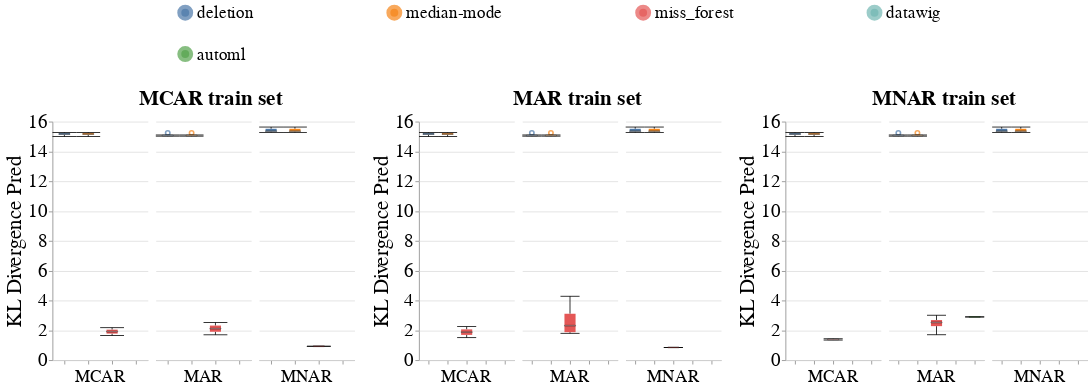

Notebook cell for this chart:
### Code cell
# Numerical
create_box_plots_for_diff_imputers(dataset_name=DATASET_NAME,
                                   column_name='campaign',
                                   metric_name='kl_divergence_pred',
                                   db_client=db_client,
                                   without_dummy=True)
